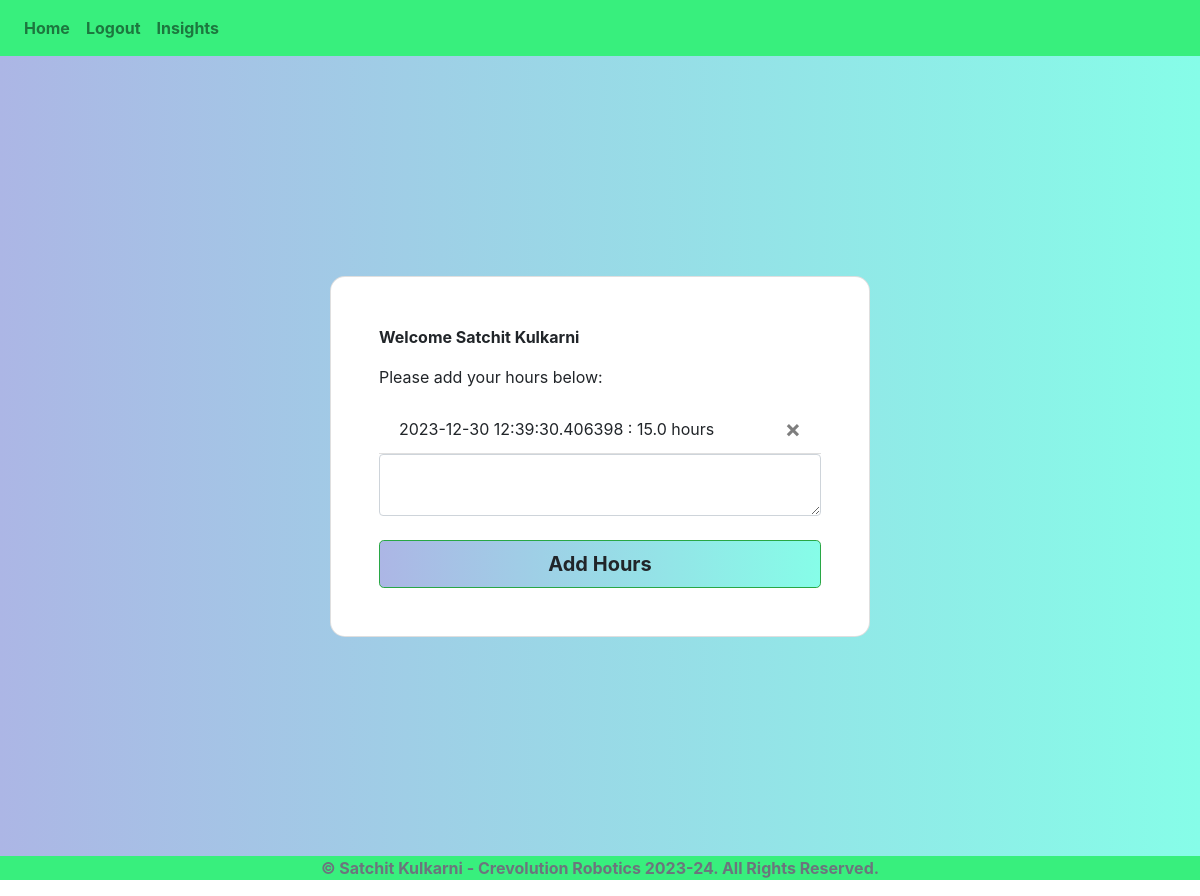
Page / (signed in) on the earlier database version.
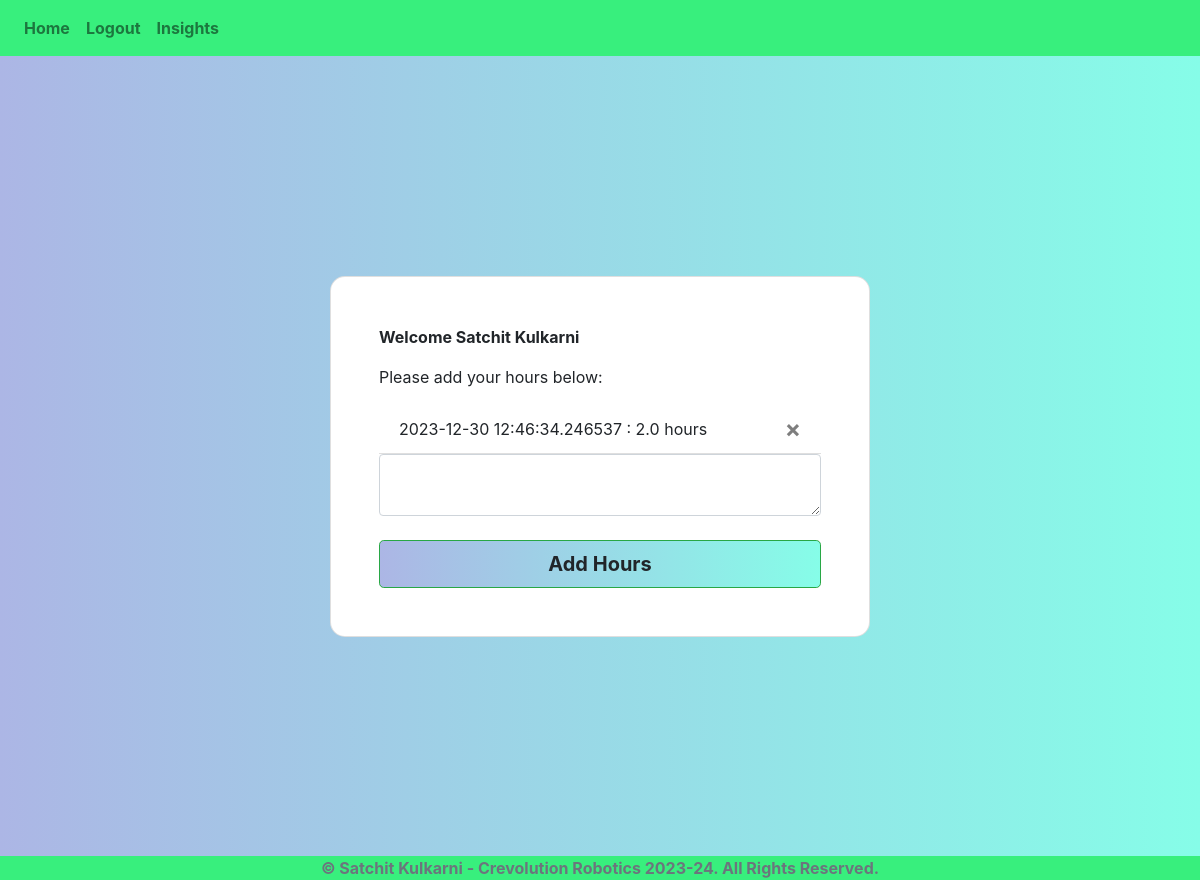
Same page on the later database version.
### website/models.py (models this page shows)
class User(db.Model, UserMixin):
    id = db.Column(db.Integer, primary_key=True)
    email = db.Column(db.String(250), unique=True)
    password = db.Column(db.String(250))
    fullName = db.Column(db.String(250))
    total = db.Column(db.Float)
    hours = db.relationship('Hours')

class Hours(db.Model):
    id = db.Column(db.Integer, primary_key=True)
    data = db.Column(db.Float)
    date = db.Column(db.DateTime(timezone=True), default=lambda:datetime.now(pytz.timezone('America/New_York')), unique=True)
    user_id = db.Column(db.Integer, db.ForeignKey('user.id'))

### website/views.py (the view, shortened to what this page needs)
@views.route('/', methods=['GET', 'POST'])
@login_required
def home():
    return render_template("home.html", user=current_user)

### website/__init__.py (called while the page is built)
def create_app():
    app = Flask(__name__)
    app.config['SECRET_KEY'] = 'Joey Tidrow is a big nerd'
    app.config['SQLALCHEMY_DATABASE_URI'] = f'sqlite:///{DB_NAME}'
    db.init_app(app)
    from .views import views
    from .auth import auth
    app.register_blueprint(views, url_prefix = '/')
    app.register_blueprint(auth, url_prefix = '/')
    from .models import User, Hours
    with app.app_context():
        db.create_all()
    login_manager = LoginManager()
    login_manager.login_view = 'auth.login'
    login_manager.init_app(app)
    @login_manager.user_loader
    def load_user(id):
        return User.query.get(int(id))
    return app

### website/templates/home.html
{% extends "base.html" %}
{% block title %}Home{% endblock %} {% block content %}
<section class="vh-100 bg-image">
    <div class="mask d-flex align-items-center h-100 gradient-custom-3">
    <div class="container h-100">
      <div class="row d-flex justify-content-center align-items-center h-100">
        <div class="col-12 col-md-9 col-lg-7 col-xl-6">
          <div class="card" style="border-radius: 15px;">
            <div class="card-body p-5">
              <p><b>Welcome {{user.fullName}}</b></p>
              <p>Please add your hours below:</p>
              <ul class="list-group list-group-flush" id="hours">
                {% for hour in user.hours %}
                <li class="list-group-item">
                  {{hour.date}} : {{ hour.data }} hours
                  <button type="button" class="close" onClick="deleteHour('{{hour.id}}')">
                    <span aria-hidden="true">&times;</span>
                  </button>
                </li>
                {% endfor %}
              </ul>
              <form method="POST">
                <textarea name="hour" id="hour" class="form-control"></textarea>
                <br />
                <div align="center">
                    <button type="submit"
                    class="btn btn-success btn-block btn-lg gradient-custom-4 text-body"><b>Add Hours</b></button>
                </div>
              </form>
            </div>
          </div>
        </div>
      </div>
    </div>
  </div>
</section>
{% endblock %}

### website/templates/base.html (shortened to what this page needs)
<!DOCTYPE html>
<html lang="en">
    <head>
        <link
            rel="stylesheet"
            href="https://stackpath.bootstrapcdn.com/bootstrap/4.4.1/css/bootstrap.min.css"
        />
        <link
            rel="stylesheet"
            href="https://stackpath.bootstrapcdn.com/font-awesome/4.7.0/css/font-awesome.min.css"
        />
        <link
            rel="stylesheet"
            href="../static/style.css"
        />
    </head>
    <body>
        <nav class="navbar navbar-expand-lg navbar-light" style="background-color: #38ef7d;">
            <div class="collapse navbar-collapse" id="navbar">
              <div class="navbar-nav">
                {% if user.is_authenticated %}
                <a class="nav-item nav-link" id="home" href="/"><b>Home</b></a>
                <a class="nav-item nav-link" id="logout" href="/logout"><b>Logout</b></a>
                {% else %}
                <a class="nav-item nav-link" id="login" href="/login"><b>Login</b></a>
                <a class="nav-item nav-link" id="signUp" href="/sign-up"><b>Sign Up</b></a>
                {% endif %}
                <a class="nav-item nav-link" id="insights" href="/insights"><b>Insights</b></a>
              </div>
            </div>
        </nav>
        <div class="container:">
            {% block content %} {% endblock %}
        </div>
    </body>
    <footer style="background-color: #38ef7d;">
      <p class="text-center text-muted"><b>© Satchit Kulkarni - Crevolution Robotics 2023-24. All Rights Reserved.</b></p>
    </footer>
</html>

### website/static/style.css (style rules this page uses)
.gradient-custom-3 { background: #86fde8; background: -webkit-linear-gradient(to right, #acb6e5, #86fde8); background: linear-gradient(to right, #acb6e5, #86fde8) }
.gradient-custom-4 { background: #86fde8; background: -webkit-linear-gradient(to right, #acb6e5, #86fde8); background: linear-gradient(to right, #acb6e5, #86fde8) }

Differences in the rows shown:
removed Hours: date "2023-12-30 12:39:30.406398", data "15.0"
added Hours: date "2023-12-30 12:46:34.246537", data "2.0"
